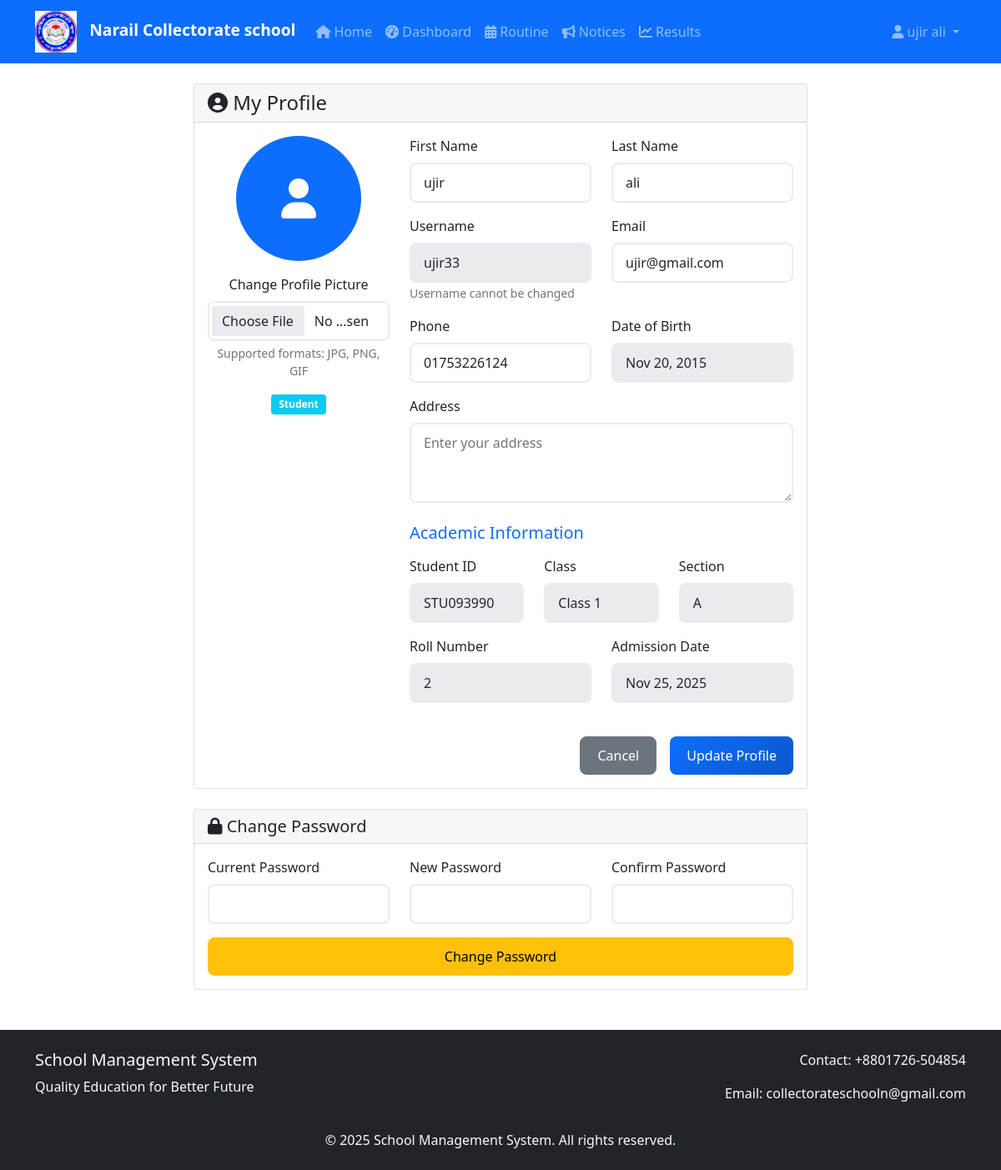
The page /accounts/profile/ (signed in) on the database its author committed.
### accounts/models.py (models this page shows, shortened)
class User(AbstractUser):
    USER_TYPE_CHOICES = (
        ('admin', 'Admin'),
        ('teacher', 'Teacher'),
        ('student', 'Student'),
        ('parent', 'Parent'),
    )
    user_type = models.CharField(max_length=10, choices=USER_TYPE_CHOICES, default='student')
    phone = models.CharField(max_length=15, blank=True)
    address = models.TextField(blank=True)
    profile_picture = models.ImageField(upload_to='profile_pics/', blank=True)

### school/models.py (models this page shows, shortened)
class Student(models.Model):
    user = models.OneToOneField(User, on_delete=models.CASCADE)
    student_id = models.CharField(max_length=20, unique=True)
    date_of_birth = models.DateField(null=True, blank=True)  # Optional করা হয়েছে
    gender = models.CharField(max_length=10, choices=(('Male', 'Male'), ('Female', 'Female')), default='Male')
    class_name = models.CharField(max_length=50, default='Class 1')
    section = models.CharField(max_length=10, default='A')
    roll_number = models.IntegerField(default=1)
    parent_name = models.CharField(max_length=100, blank=True)
    parent_phone = models.CharField(max_length=15, blank=True)
    admission_date = models.DateField(auto_now_add=True)

### accounts/views.py (the view)
# urls.py: path('profile/', views.profile, name='profile'),
@login_required
def profile(request):
    if request.method == 'POST':
        form = ProfileUpdateForm(request.POST, request.FILES, instance=request.user)
        if form.is_valid():
            form.save()
            messages.success(request, 'Your profile has been updated successfully!')
            return redirect('profile')
        else:
            messages.error(request, 'Please correct the errors below.')
    else:
        form = ProfileUpdateForm(instance=request.user)
    context = {
        'form': form
    }
    if request.user.user_type == 'student':
        try:
            context['student'] = Student.objects.get(user=request.user)
        except Student.DoesNotExist:
            context['student'] = None
    elif request.user.user_type == 'teacher':
        try:
            context['teacher'] = Teacher.objects.get(user=request.user)
        except Teacher.DoesNotExist:
            context['teacher'] = None
    return render(request, 'accounts/profile.html', context)

### templates/accounts/profile.html (shortened to what this page needs)
{% extends 'base.html' %}
{% block content %}
<div class="row justify-content-center">
    <div class="col-md-8">
        <div class="card">
            <div class="card-header">
                <h4 class="card-title mb-0"><i class="fas fa-user-circle"></i> My Profile</h4>
            </div>
            <div class="card-body">
                <form method="post" enctype="multipart/form-data">
                    <div class="row">
                        <div class="col-md-4 text-center">
                            <div class="profile-picture mb-3">
                                {% if user.profile_picture %}
                                    <img src="{{ user.profile_picture.url }}" alt="Profile Picture"
                                         class="img-fluid rounded-circle"
                                         style="width: 150px; height: 150px; object-fit: cover;">
                                {% else %}
                                    <div class="bg-primary text-white rounded-circle mx-auto d-flex align-items-center justify-content-center"
                                         style="width: 150px; height: 150px;">
                                        <i class="fas fa-user fa-3x"></i>
                                    </div>
                                {% endif %}
                            </div>
                            <div class="mb-3">
                                <label for="id_profile_picture" class="form-label">Change Profile Picture</label>
                                {{ form.profile_picture }}
                                <div class="form-text">Supported formats: JPG, PNG, GIF</div>
                            </div>
                            <div class="mt-3">
                                <span class="badge bg-{% if user.user_type == 'admin' %}danger{% elif user.user_type == 'teacher' %}warning{% else %}info{% endif %}">
                                    {{ user.get_user_type_display }}
                                </span>
                            </div>
                        </div>
                        <div class="col-md-8">
                            <div class="row">
                                <div class="col-md-6">
                                    <div class="mb-3">
                                        <label class="form-label">First Name</label>
                                        {{ form.first_name }}
                                    </div>
                                </div>
                                <div class="col-md-6">
                                    <div class="mb-3">
                                        <label class="form-label">Last Name</label>
                                        {{ form.last_name }}
                                    </div>
                                </div>
                            </div>
                            <div class="row">
                                <div class="col-md-6">
                                    <div class="mb-3">
                                        <label class="form-label">Username</label>
                                        <input type="text" class="form-control" value="{{ user.username }}" readonly>
                                        <small class="form-text text-muted">Username cannot be changed</small>
                                    </div>
                                </div>
                                <div class="col-md-6">
                                    <div class="mb-3">
                                        <label class="form-label">Email</label>
                                        {{ form.email }}
                                    </div>
                                </div>
                            </div>
                            <div class="row">
                                <div class="col-md-6">
                                    <div class="mb-3">
                                        <label class="form-label">Phone</label>
                                        {{ form.phone }}
                                    </div>
                                </div>
                                <div class="col-md-6">
                                    <div class="mb-3">
                                        <label class="form-label">Date of Birth</label>
                                        {% if user.user_type == 'student' and student %}
                                            <input type="text" class="form-control"
                                                   value="{{ student.date_of_birth|date:'M d, Y' }}" readonly>
                                        {% elif user.user_type == 'teacher' and teacher %}
                                            <input type="text" class="form-control"
                                                   value="{{ teacher.date_of_birth|date:'M d, Y' }}" readonly>
                                        {% else %}
                                            <input type="text" class="form-control" value="Not set" readonly>
                                        {% endif %}
                                    </div>
                                </div>
                            </div>
                            <div class="mb-3">
                                <label class="form-label">Address</label>
                                {{ form.address }}
                            </div>
                            {% if user.user_type == 'student' and student %}
                            <h5 class="mt-4 mb-3 text-primary">Academic Information</h5>
                            <div class="row">
                                <div class="col-md-4">
                                    <div class="mb-3">
                                        <label class="form-label">Student ID</label>
                                        <input type="text" class="form-control" value="{{ student.student_id }}" readonly>
                                    </div>
                                </div>
                                <div class="col-md-4">
                                    <div class="mb-3">
                                        <label class="form-label">Class</label>
                                        <input type="text" class="form-control" value="{{ student.class_name }}" readonly>
                                    </div>
                                </div>
                                <div class="col-md-4">
                                    <div class="mb-3">
                                        <label class="form-label">Section</label>
                                        <input type="text" class="form-control" value="{{ student.section }}" readonly>
                                    </div>
                                </div>
                            </div>
                            <div class="row">
                                <div class="col-md-6">
                                    <div class="mb-3">
                                        <label class="form-label">Roll Number</label>
                                        <input type="text" class="form-control" value="{{ student.roll_number }}" readonly>
                                    </div>
                                </div>
                                <div class="col-md-6">
                                    <div class="mb-3">
                                        <label class="form-label">Admission Date</label>
                                        <input type="text" class="form-control" value="{{ student.admission_date|date:'M d, Y' }}" readonly>
                                    </div>
                                </div>
                            </div>
                            {% endif %}
                        </div>
                    </div>
                    <div class="d-grid gap-2 d-md-flex justify-content-md-end mt-4">
                        <a href="{% url 'dashboard' %}" class="btn btn-secondary me-md-2">Cancel</a>
                        <button type="submit" class="btn btn-primary">Update Profile</button>
                    </div>
                </form>
            </div>
        </div>
        <div class="card mt-4">
            <div class="card-header">
                <h5 class="mb-0"><i class="fas fa-lock"></i> Change Password</h5>
            </div>
            <div class="card-body">
                <form method="post" action="{% url 'password_change' %}">
                    <div class="row">
                        <div class="col-md-4">
                            <div class="mb-3">
                                <label class="form-label">Current Password</label>
                                <input type="password" class="form-control" name="old_password" required>
                            </div>
                        </div>
                        <div class="col-md-4">
                            <div class="mb-3">
                                <label class="form-label">New Password</label>
                                <input type="password" class="form-control" name="new_password1" required>
                            </div>
                        </div>
                        <div class="col-md-4">
                            <div class="mb-3">
                                <label class="form-label">Confirm Password</label>
                                <input type="password" class="form-control" name="new_password2" required>
                            </div>
                        </div>
                    </div>
                    <div class="d-grid">
                        <button type="submit" class="btn btn-warning">Change Password</button>
                    </div>
                </form>
            </div>
        </div>
    </div>
</div>
{% endblock %}

### templates/base.html (shortened to what this page needs)
<!DOCTYPE html>
<html lang="en">
<head>
    <link href="https://cdn.jsdelivr.net/npm/bootstrap@5.1.3/dist/css/bootstrap.min.css" rel="stylesheet">
    <link href="https://cdnjs.cloudflare.com/ajax/libs/font-awesome/6.0.0/css/all.min.css" rel="stylesheet">
    <link href="/static/css/style.css" rel="stylesheet">
</head>
<body>
    <nav class="navbar navbar-expand-lg navbar-dark bg-primary">
        <div class="container">
            <a class="navbar-brand" href="{% url 'home' %}">
                {% if school_info and school_info.logo %}
                    <img src="/static/images/Scl_logo.jpg" alt="School Logo" class="school-logo">
                {% else %}
                    <img src="/static/images/Scl_logo.jpg" alt="School Logo" class="school-logo">
                {% endif %}
                <span class="school-name">
                    {% if school_info %}{{ school_info.name }}{% else %}Narail Collectorate school{% endif %}
                </span>
            </a>
            <div class="collapse navbar-collapse" id="navbarNav">
                <ul class="navbar-nav me-auto">
    <li class="nav-item">
        <a class="nav-link" href="{% url 'home' %}"><i class="fas fa-home"></i> Home</a>
    </li>
    {% if user.is_authenticated %}
        <li class="nav-item">
            <a class="nav-link" href="{% url 'dashboard' %}"><i class="fas fa-tachometer-alt"></i> Dashboard</a>
        </li>
        <li class="nav-item">
            <a class="nav-link" href="{% url 'class_routine' %}"><i class="fas fa-calendar-alt"></i> Routine</a>
        </li>
        <li class="nav-item">
            <a class="nav-link" href="{% url 'notice_board' %}"><i class="fas fa-bullhorn"></i> Notices</a>
        </li>
        <li class="nav-item">
            <a class="nav-link" href="{% url 'results' %}"><i class="fas fa-chart-line"></i> Results</a>
        </li>
    {% endif %}
</ul>
                <ul class="navbar-nav">
                    {% if user.is_authenticated %}
                        <li class="nav-item dropdown">
                            <a class="nav-link dropdown-toggle" href="#" id="userDropdown" role="button" data-bs-toggle="dropdown">
                                <i class="fas fa-user"></i> {{ user.get_full_name|default:user.username }}
                            </a>
                        </li>
                    {% endif %}
                </ul>
            </div>
        </div>
    </nav>
    <main class="container mt-4">
        {% block content %}
        {% endblock %}
    </main>
    <footer class="bg-dark text-light mt-5 py-4">
        <div class="container">
            <div class="row">
                <div class="col-md-6">
                    <h5>{% if school_info %}{{ school_info.name }}{% else %}School Management System{% endif %}</h5>
                    <p>{% if school_info %}{{ school_info.address }}{% else %}Quality Education for Better Future{% endif %}</p>
                </div>
                <div class="col-md-6 text-end">
                    <p>Contact: {% if school_info %}{{ school_info.phone }}{% else %}+8801726-504854{% endif %}</p>
                    <p>Email: {% if school_info %}{{ school_info.email }}{% else %}collectorateschooln@gmail.com{% endif %}</p>
                </div>
            </div>
            <div class="row mt-3">
                <div class="col-12 text-center">
                    <p class="mb-0">&copy; 2025 School Management System. All rights reserved.</p>
                </div>
            </div>
        </div>
    </footer>
</body>
</html>

### rows shown on the page
User: get_full_name "ujir ali", user_type "Student", first_name "ujir", last_name "ali", username "ujir33", email "ujir@gmail.com", phone "01753226124"
Student: date_of_birth "Nov 20, 2015", student_id "STU093990", class_name "Class 1", section "A", roll_number "2", admission_date "Nov 25, 2025"
